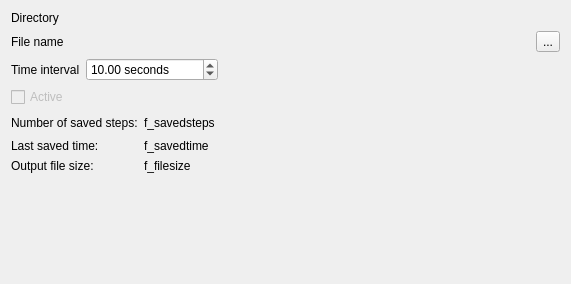
<?xml version="1.0" encoding="UTF-8"?>
<ui version="4.0">
 <class>SaveProgress</class>
 <widget class="QWidget" name="SaveProgress">
  <property name="geometry">
   <rect>
    <x>0</x>
    <y>0</y>
    <width>571</width>
    <height>284</height>
   </rect>
  </property>
  <property name="windowTitle">
   <string>Form</string>
  </property>
  <layout class="QGridLayout" name="gridLayout_3">
   <item row="1" column="0">
    <widget class="QCheckBox" name="f_active">
     <property name="enabled">
      <bool>false</bool>
     </property>
     <property name="text">
      <string>Active</string>
     </property>
    </widget>
   </item>
   <item row="3" column="0">
    <spacer name="verticalSpacer">
     <property name="orientation">
      <enum>Qt::Vertical</enum>
     </property>
     <property name="sizeHint" stdset="0">
      <size>
       <width>20</width>
       <height>0</height>
      </size>
     </property>
    </spacer>
   </item>
   <item row="2" column="0">
    <layout class="QGridLayout" name="gridLayout_2">
     <item row="0" column="1">
      <widget class="QLabel" name="f_savedsteps">
       <property name="text">
        <string>f_savedsteps</string>
       </property>
      </widget>
     </item>
     <item row="1" column="0">
      <widget class="QLabel" name="label_4">
       <property name="text">
        <string>Last saved time:</string>
       </property>
      </widget>
     </item>
     <item row="1" column="1">
      <widget class="QLabel" name="f_savedtime">
       <property name="text">
        <string>f_savedtime</string>
       </property>
      </widget>
     </item>
     <item row="2" column="1">
      <widget class="QLabel" name="f_filesize">
       <property name="text">
        <string>f_filesize</string>
       </property>
      </widget>
     </item>
     <item row="2" column="0">
      <widget class="QLabel" name="label_8">
       <property name="text">
        <string>Output file size:</string>
       </property>
      </widget>
     </item>
     <item row="0" column="0">
      <widget class="QLabel" name="label_2">
       <property name="text">
        <string>Number of saved steps:</string>
       </property>
      </widget>
     </item>
     <item row="0" column="2">
      <spacer name="horizontalSpacer_2">
       <property name="orientation">
        <enum>Qt::Horizontal</enum>
       </property>
       <property name="sizeHint" stdset="0">
        <size>
         <width>40</width>
         <height>20</height>
        </size>
       </property>
      </spacer>
     </item>
    </layout>
   </item>
   <item row="0" column="0">
    <widget class="QWidget" name="f_form" native="true">
     <layout class="QGridLayout" name="gridLayout">
      <property name="leftMargin">
       <number>0</number>
      </property>
      <property name="topMargin">
       <number>0</number>
      </property>
      <property name="rightMargin">
       <number>0</number>
      </property>
      <property name="bottomMargin">
       <number>0</number>
      </property>
      <property name="spacing">
       <number>6</number>
      </property>
      <item row="0" column="0">
       <widget class="QLabel" name="label">
        <property name="text">
         <string>Directory</string>
        </property>
       </widget>
      </item>
      <item row="1" column="0">
       <widget class="QLabel" name="label_3">
        <property name="text">
         <string>File name</string>
        </property>
       </widget>
      </item>
      <item row="1" column="3">
       <widget class="QToolButton" name="f_filename_select">
        <property name="text">
         <string>...</string>
        </property>
       </widget>
      </item>
      <item row="2" column="0">
       <widget class="QLabel" name="label_5">
        <property name="text">
         <string>Time interval</string>
        </property>
       </widget>
      </item>
      <item row="2" column="1">
       <widget class="QDoubleSpinBox" name="f_interval">
        <property name="suffix">
         <string> seconds</string>
        </property>
        <property name="minimum">
         <double>1.000000000000000</double>
        </property>
        <property name="maximum">
         <double>1000000.000000000000000</double>
        </property>
        <property name="value">
         <double>10.000000000000000</double>
        </property>
       </widget>
      </item>
      <item row="2" column="2">
       <spacer name="horizontalSpacer">
        <property name="orientation">
         <enum>Qt::Horizontal</enum>
        </property>
        <property name="sizeHint" stdset="0">
         <size>
          <width>212</width>
          <height>20</height>
         </size>
        </property>
       </spacer>
      </item>
      <item row="0" column="1" colspan="2">
       <widget class="QLabel" name="f_directory">
        <property name="text">
         <string/>
        </property>
       </widget>
      </item>
      <item row="1" column="1" colspan="2">
       <widget class="QLabel" name="f_filename">
        <property name="text">
         <string/>
        </property>
       </widget>
      </item>
     </layout>
    </widget>
   </item>
  </layout>
 </widget>
 <tabstops>
  <tabstop>f_filename_select</tabstop>
  <tabstop>f_interval</tabstop>
  <tabstop>f_active</tabstop>
 </tabstops>
 <resources/>
 <connections/>
</ui>
